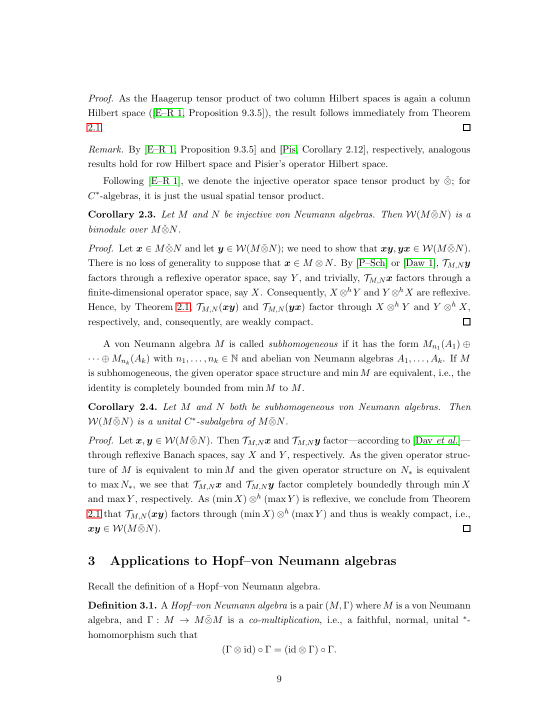
#> input picture packets/fa_banach_001_partial_1104.3812_1104.3812_wap_min_tensor_bimodule_no_injectivity/files/source_corollary_2_3_p9.png, 1105 x 1430 px (shown at 1/2 size)
$ python crop_open_problem.py ../../../fa_banach_001_partial_1104.3812_1104.3812_wap_min_tensor_bimodule_no_injectivity/files/source_corollary_2_3_p9.png out.png
#> lines starting #> are read from the running program, lines starting #| are printed output that depends on the picture
#!/usr/bin/env python3
"""Crop the open-question paragraph from the 144-dpi rendering of PDF page 4."""

import argparse

from PIL import Image


def main():
    parser = argparse.ArgumentParser()
    parser.add_argument("input_png")
    parser.add_argument("output_png")
    args = parser.parse_args()

    image = Image.open(args.input_png)
#> image is the input picture: PIL image 1105x1430 RGB; mean R, G, B 246.5, 246.7, 246.4
    # Coordinates are for the 1224 x 1584 page rendered at 144 dpi.
    crop = image.crop((245, 1060, 1005, 1235))
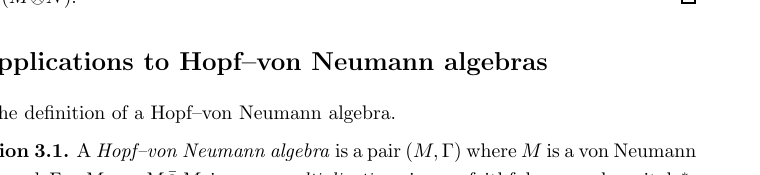
#> crop: PIL image 760x175 RGB; min 0, max 255, mean 244.6
    crop.save(args.output_png)


if __name__ == "__main__":
    main()
